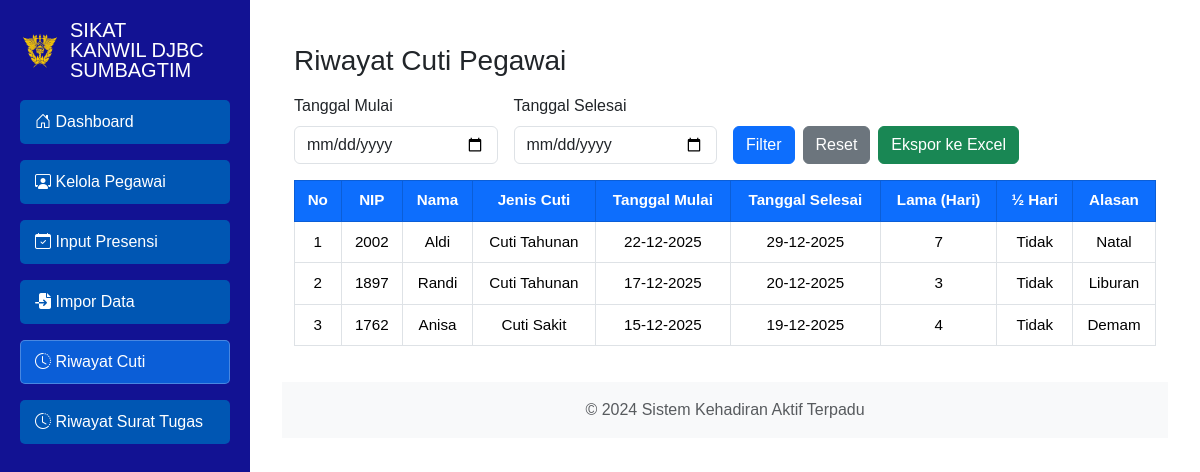
The page /riwayatcuti.php (signed in) on the database its author committed.
### tables this page shows
CREATE TABLE `detail_cuti` (
  `id_dc` int NOT NULL,
  `nip` varchar(50) NOT NULL,
  `id_cuti` int NOT NULL,
  `alasan` text,
  `lama_cuti` int DEFAULT NULL,
  `stgh_hari` tinyint(1) NOT NULL DEFAULT '0',
  `tgl_mulai` date NOT NULL,
  `tgl_selesai` date NOT NULL
);

CREATE TABLE `karyawan` (
  `nip` varchar(50) NOT NULL,
  `nama` varchar(100) NOT NULL,
  `golongan` varchar(50) DEFAULT NULL,
  `jabatan` varchar(100) DEFAULT NULL,
  `bagian` varchar(100) DEFAULT NULL,
  `status_aktif` tinyint(1) NOT NULL DEFAULT '1'
);

CREATE TABLE `cuti` (
  `id_cuti` int NOT NULL,
  `jenis_cuti` varchar(50) NOT NULL
);

### riwayatcuti.php (called while the page is built, shortened)
<?php
$content = 'riwayatcuti_content.php';
include 'layout.php';

### riwayatcuti_content.php (the view, shortened to what this page needs)
<?php
include 'db.php';
$mulai   = isset($_GET['mulai'])   && $_GET['mulai']   !== '' ? $_GET['mulai']   : null;
$selesai = isset($_GET['selesai']) && $_GET['selesai'] !== '' ? $_GET['selesai'] : null;
$sql = "
  SELECT
    dc.id_dc,
    k.nip,
    k.nama,
    c.jenis_cuti,
    dc.tgl_mulai,
    dc.tgl_selesai,
    dc.lama_cuti,
    dc.stgh_hari,
    dc.alasan
  FROM detail_cuti dc
  JOIN karyawan k ON k.nip = dc.nip
  JOIN cuti c     ON c.id_cuti = dc.id_cuti
  WHERE 1=1
";
$sql .= " ORDER BY dc.tgl_mulai DESC";
$stmt = $conn->prepare($sql);
$stmt->execute();
$result = $stmt->get_result();
?>
<div class="container mt-4">
  <h3 class="mb-3">Riwayat Cuti Pegawai</h3>
  <form method="get" class="row g-3 mb-3">
    <div class="col-md-3">
      <label class="form-label">Tanggal Mulai</label>
      <input type="date" name="mulai" class="form-control" value="<?= htmlspecialchars($mulai ?? '') ?>">
    </div>
    <div class="col-md-3">
      <label class="form-label">Tanggal Selesai</label>
      <input type="date" name="selesai" class="form-control" value="<?= htmlspecialchars($selesai ?? '') ?>">
    </div>
    <div class="col-md-6 d-flex align-items-end gap-2">
      <button class="btn btn-primary">Filter</button>
      <a href="riwayatcuti.php" class="btn btn-secondary">Reset</a>
      <a class="btn btn-success"
         href="export_cuti.php?mulai=<?= urlencode($mulai ?? '') ?>&selesai=<?= urlencode($selesai ?? '') ?>">
        Ekspor ke Excel
      </a>
    </div>
  </form>
  <div class="table-responsive">
  <table class="table old-table align-middle text-center">
    <thead>
      <tr>
        <th>No</th>
        <th>NIP</th>
        <th>Nama</th>
        <th>Jenis Cuti</th>
        <th>Tanggal Mulai</th>
        <th>Tanggal Selesai</th>
        <th>Lama (Hari)</th>
        <th>½ Hari</th>
        <th>Alasan</th>
      </tr>
    </thead>
    <tbody>
      <?php if ($result && $result->num_rows): $no=1; while($row=$result->fetch_assoc()): ?>
        <tr>
          <td><?= $no++ ?></td>
          <td><?= htmlspecialchars($row['nip']) ?></td>
          <td><?= htmlspecialchars($row['nama']) ?></td>
          <td><?= htmlspecialchars($row['jenis_cuti']) ?></td>
          <td><?= date('d-m-Y', strtotime($row['tgl_mulai'])) ?></td>
          <td><?= date('d-m-Y', strtotime($row['tgl_selesai'])) ?></td>
          <td><?= (int)$row['lama_cuti'] ?></td>
          <td><?= ((int)$row['stgh_hari'] === 1 ? 'Ya' : 'Tidak') ?></td>
          <td><?= htmlspecialchars($row['alasan']) ?></td>
        </tr>
      <?php endwhile; else: ?>
        <tr><td colspan="9" class="text-muted">Tidak ada data.</td></tr>
      <?php endif; ?>
    </tbody>
  </table>
</div>

### layout.php (shortened to what this page needs)
<?php
$activePage = $activePage ?? basename(parse_url($_SERVER['REQUEST_URI'], PHP_URL_PATH));
if (!function_exists('active')) {
    function active($page) {
        global $activePage;
        return $activePage === $page ? 'active' : '';
    }
}
?>
<!DOCTYPE html>
<html lang="en">
<head>
    <link rel="stylesheet" href="assets/bootstrap.min.css">
    <link href="https://cdn.jsdelivr.net/npm/bootstrap-icons/font/bootstrap-icons.css" rel="stylesheet">
    <link href="https://cdnjs.cloudflare.com/ajax/libs/font-awesome/6.5.1/css/all.min.css" rel="stylesheet">
</head>
<body>
    <div>
        <div id="sidebar">
            <div style="display:flex; align-items:center; margin-bottom:20px;">
                <img src="assets/djbc.png" alt="DJBC Logo" style="width:40px; height:40px; margin-right:10px;">
                <h5 class="mb-0" style="line-height:1.0;">SIKAT <br> KANWIL DJBC <br> SUMBAGTIM</h5>
            </div>
            <ul class="nav flex-column">
                <li class="nav-item mb-2">
                    <a href="dashboard.php"
                       class="nav-link text-white text-start mb-2 <?= active('dashboard.php') ?>">
                       <i class="bi bi-house-door"></i> Dashboard
                    </a>
                </li>
                <?php if ($_SESSION['role'] == 'admin'): ?>
                    <li class="nav-item mb-2">
                        <a href="kelola_karyawan.php"
                           class="nav-link text-white text-start mb-2 <?= active('kelola_karyawan.php') ?>">
                           <i class="bi bi-person-workspace"></i> Kelola Pegawai
                        </a>
                    </li>
                    <li class="nav-item mb-2">
                        <a href="input_presensi.php"
                           class="nav-link text-white text-start mb-2 <?= active('input_presensi.php') ?>">
                           <i class="bi bi-calendar-check"></i> Input Presensi
                        </a>
                    </li>
                    <li class="nav-item mb-2">
                        <a href="import.php"
                           class="nav-link text-white text-start mb-2 <?= active('import.php') ?>">
                           <i class="fas fa-file-import"></i> Impor Data
                        </a>
                    </li>
                    <li class="nav-item mb-2">
                        <a href="riwayatcuti.php"
                           class="nav-link text-white text-start mb-2 <?= active('riwayatcuti.php') ?>">
                           <i class="bi bi-clock-history"></i> Riwayat Cuti
                        </a>
                    </li>
                    <li class="nav-item mb-2">
                        <a href="riwayatst.php"
                           class="nav-link text-white text-start mb-2 <?= active('riwayatst.php') ?>">
                           <i class="bi bi-clock-history"></i> Riwayat Surat Tugas
                        </a>
                    </li>
                <?php endif; ?>
            </ul>
        </div>
        <div class="content">
            <div class="container my-4">
                <?php
                if (isset($content) && file_exists($content)) {
                    include $content;
                } else {
                    echo "<div class='alert alert-warning mb-0'>Halaman tidak ditemukan.</div>";
                }
                ?>
            </div>
            <footer class="bg-light py-3">
                <span class="text-muted">&copy; 2024 Sistem Kehadiran Aktif Terpadu</span>
            </footer>
        </div>
    </div>
</body>
</html>

### layout.php (style rules this page uses)
body { margin: 0; padding: 0; font-family: Arial, sans-serif; }
#sidebar { position: fixed; top: 0; left: 0; width: 250px; height: 100vh; overflow-y: auto; background-color: rgba(0, 0, 139, 0.93); color: white; padding: 20px; z-index: 1050; transition: all 0.3s ease; }
.nav-link { display: block; padding: 10px 15px; background-color: #0056b3; color: white; text-decoration: none; border-radius: 5px; text-align: left; margin-bottom: 10px; transition: background-color 0.3s ease; }
.nav-link.active { background-color: #0b5ed7 !important; box-shadow: inset 0 0 0 1px rgba(255,255,255,.25); }
.content { margin-left: 250px; padding: 20px; transition: margin-left 0.3s ease; }
footer { margin-top: 20px; text-align: center; }

### riwayatcuti_content.php (style rules this page uses)
.old-table.table { border-collapse: collapse; }
.old-table thead th { background:#0d6efd; color:#fff; border:1px solid #0b5ed7; text-align:center; vertical-align:middle; }
.old-table tbody td { border:1px solid #dee2e6; vertical-align:middle; }
.old-table tbody tr:nth-child(even) { background:#f7f9ff; }
.old-table th, .old-table td { padding:.55rem .65rem; font-size:.95rem; }

### rows shown on the page
detail_cuti: nip.nip "2002", nip.nama "Aldi", id_cuti.jenis_cuti "Cuti Tahunan", tgl_mulai "22-12-2025", tgl_selesai "29-12-2025", lama_cuti "7", stgh_hari "Tidak", alasan "Natal"
detail_cuti: nip.nip "1897", nip.nama "Randi", id_cuti.jenis_cuti "Cuti Tahunan", tgl_mulai "17-12-2025", tgl_selesai "20-12-2025", lama_cuti "3", stgh_hari "Tidak", alasan "Liburan"
detail_cuti: nip.nip "1762", nip.nama "Anisa", id_cuti.jenis_cuti "Cuti Sakit", tgl_mulai "15-12-2025", tgl_selesai "19-12-2025", lama_cuti "4", stgh_hari "Tidak", alasan "Demam"
